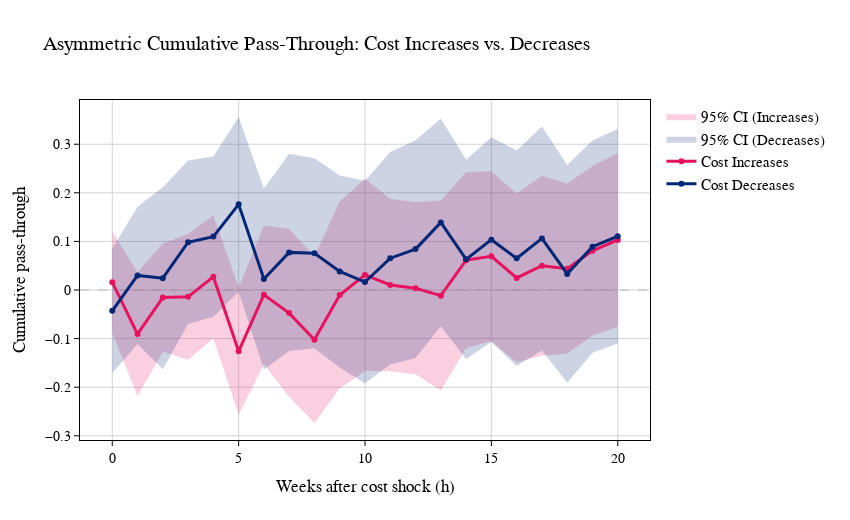

The cell this chart's notebook holds for it:
### Code cell
# =============================================================================
# Asymmetric Cumulative Pass-Through Curves
# =============================================================================

beta_pos = m_asym.params[lag_pos].values
beta_neg = m_asym.params[lag_neg].values

cumulative_pt_pos = np.cumsum(beta_pos)
cumulative_pt_neg = np.cumsum(beta_neg)

# Standard errors for cumulative effects
vcov = m_asym.cov_params()

vcov_pos = vcov.loc[lag_pos, lag_pos]
cumulative_se_pos = np.array([
    np.sqrt(np.ones(h + 1) @ vcov_pos.iloc[: h + 1, : h + 1] @ np.ones(h + 1))
    for h in range(K + 1)
])

vcov_neg = vcov.loc[lag_neg, lag_neg]
cumulative_se_neg = np.array([
    np.sqrt(np.ones(h + 1) @ vcov_neg.iloc[: h + 1, : h + 1] @ np.ones(h + 1))
    for h in range(K + 1)
])

# 95% CIs
ci_pos_lower = cumulative_pt_pos - 1.96 * cumulative_se_pos
ci_pos_upper = cumulative_pt_pos + 1.96 * cumulative_se_pos
ci_neg_lower = cumulative_pt_neg - 1.96 * cumulative_se_neg
ci_neg_upper = cumulative_pt_neg + 1.96 * cumulative_se_neg

# Plot
horizons = np.arange(K + 1)

fig = go.Figure()

# CI for cost increases
fig.add_trace(
    go.Scatter(
        x=np.concatenate([horizons, horizons[::-1]]),
        y=np.concatenate([ci_pos_upper, ci_pos_lower[::-1]]),
        fill="toself",
        fillcolor="rgba(231, 17, 94, 0.2)",
        line=dict(color="rgba(255,255,255,0)"),
        showlegend=True,
        name="95% CI (Increases)",
        hoverinfo="skip",
    )
)

# CI for cost decreases
fig.add_trace(
    go.Scatter(
        x=np.concatenate([horizons, horizons[::-1]]),
        y=np.concatenate([ci_neg_upper, ci_neg_lower[::-1]]),
        fill="toself",
        fillcolor="rgba(0, 38, 118, 0.2)",
        line=dict(color="rgba(255,255,255,0)"),
        showlegend=True,
        name="95% CI (Decreases)",
        hoverinfo="skip",
    )
)

# Point estimates
fig.add_trace(
    go.Scatter(
        x=horizons,
        y=cumulative_pt_pos,
        mode="lines+markers",
        name="Cost Increases",
        line=dict(color=MEDIUM_ROSE, width=3),
        marker=dict(size=6, color=MEDIUM_ROSE),
    )
)

fig.add_trace(
    go.Scatter(
        x=horizons,
        y=cumulative_pt_neg,
        mode="lines+markers",
        name="Cost Decreases",
        line=dict(color=BERKELEY_BLUE, width=3),
        marker=dict(size=6, color=BERKELEY_BLUE),
    )
)

fig.add_hline(y=0, line_dash="dash", line_color="gray", line_width=1.5)

fig.update_layout(
    title="Asymmetric Cumulative Pass-Through: Cost Increases vs. Decreases",
    xaxis_title="Weeks after cost shock (h)",
    yaxis_title="Cumulative pass-through",
    font=dict(family="Times New Roman", size=14, color="black"),
    template="simple_white",
    xaxis=dict(
        showgrid=True, gridcolor="lightgray", zeroline=False,
        linecolor="black", linewidth=1, mirror=True,
        ticks="outside", tickwidth=1, tickcolor="black",
    ),
    yaxis=dict(
        showgrid=True, gridcolor="lightgray", zeroline=False,
        linecolor="black", linewidth=1, mirror=True,
        ticks="outside", tickwidth=1, tickcolor="black",
    ),
    legend=dict(
        x=1.02, y=1, xanchor="left", yanchor="top",
        font=dict(size=15), bgcolor="rgba(255,255,255,0)", bordercolor="rgba(0,0,0,0)",
    ),
    margin=dict(r=200),
    width=850,
    height=520,
)

fig.show()
fig.write_image(PLOT_FOLDER / f"Asymmetric_PassThrough_{K}.png")

### Figure 1 — Plotly figure (JSON) as saved in the notebook; plotly's stock layout.template omitted (floating-point values rounded to 4 significant figures)
{"data": [{"fill": "toself", "fillcolor": "rgba(231, 17, 94, 0.2)", "hoverinfo": "skip", "line": {"color": "rgba(255,255,255,0)"}, "name": "95% CI (Increases)", "showlegend": true, "type": "scatter", "x": [0, 1, 2, 3, 4, 5, 6, 7, 8, 9, 10, 11, 12, 13, 14, 15, 16, 17, 18, 19, 20, 20, 19, 18, 17, 16, 15, 14, 13, 12, 11, 10, 9, 8, 7, 6, 5, 4, 3, 2, 1, 0], "y": [0.1209, 0.03656, 0.0959, 0.1154, 0.1539, 0.004799, 0.133, 0.1253, 0.06885, 0.182, 0.2289, 0.1878, 0.1808, 0.1838, 0.2423, 0.2444, 0.1983, 0.2351, 0.2189, 0.2549, 0.2815, -0.07539, -0.09384, -0.1313, -0.1352, -0.1485, -0.1056, -0.1193, -0.2069, -0.1734, -0.1671, -0.1669, -0.2025, -0.2737, -0.2204, -0.1525, -0.2569, -0.09937, -0.1434, -0.1272, -0.2179, -0.08855]}, {"fill": "toself", "fillcolor": "rgba(0, 38, 118, 0.2)", "hoverinfo": "skip", "line": {"color": "rgba(255,255,255,0)"}, "name": "95% CI (Decreases)", "showlegend": true, "type": "scatter", "x": [0, 1, 2, 3, 4, 5, 6, 7, 8, 9, 10, 11, 12, 13, 14, 15, 16, 17, 18, 19, 20, 20, 19, 18, 17, 16, 15, 14, 13, 12, 11, 10, 9, 8, 7, 6, 5, 4, 3, 2, 1, 0], "y": [0.08511, 0.1711, 0.2114, 0.2664, 0.2748, 0.356, 0.209, 0.2803, 0.271, 0.2354, 0.2246, 0.2842, 0.3082, 0.3526, 0.2683, 0.3143, 0.2868, 0.3363, 0.2573, 0.3076, 0.3315, -0.1103, -0.1292, -0.191, -0.1238, -0.1566, -0.1072, -0.142, -0.07452, -0.1398, -0.1532, -0.1919, -0.1592, -0.1197, -0.1255, -0.1636, -0.003526, -0.05504, -0.06984, -0.1629, -0.1109, -0.1709]}, {"line": {"color": "#E7115E", "width": 3}, "marker": {"color": "#E7115E", "size": 6}, "mode": "lines+markers", "name": "Cost Increases", "type": "scatter", "x": [0, 1, 2, 3, 4, 5, 6, 7, 8, 9, 10, 11, 12, 13, 14, 15, 16, 17, 18, 19, 20], "y": [0.01615, -0.09069, -0.01562, -0.014, 0.02725, -0.1261, -0.009751, -0.04755, -0.1024, -0.01025, 0.03099, 0.01033, 0.003694, -0.01156, 0.06149, 0.06938, 0.0249, 0.04996, 0.04378, 0.08055, 0.1031]}, {"line": {"color": "#002676", "width": 3}, "marker": {"color": "#002676", "size": 6}, "mode": "lines+markers", "name": "Cost Decreases", "type": "scatter", "x": [0, 1, 2, 3, 4, 5, 6, 7, 8, 9, 10, 11, 12, 13, 14, 15, 16, 17, 18, 19, 20], "y": [-0.04289, 0.03008, 0.02425, 0.09827, 0.1099, 0.1762, 0.0227, 0.0774, 0.07564, 0.0381, 0.01638, 0.06548, 0.08416, 0.1391, 0.06312, 0.1036, 0.06511, 0.1062, 0.03316, 0.08919, 0.1106]}], "layout": {"font": {"color": "black", "family": "Times New Roman", "size": 14}, "height": 520, "legend": {"bgcolor": "rgba(255,255,255,0)", "bordercolor": "rgba(0,0,0,0)", "font": {"size": 15}, "x": 1.02, "xanchor": "left", "y": 1, "yanchor": "top"}, "margin": {"r": 200}, "shapes": [{"line": {"color": "gray", "dash": "dash", "width": 1.5}, "type": "line", "x0": 0, "x1": 1, "xref": "x domain", "y0": 0, "y1": 0, "yref": "y"}], "title": {"text": "Asymmetric Cumulative Pass-Through: Cost Increases vs. Decreases"}, "width": 850, "xaxis": {"gridcolor": "lightgray", "linecolor": "black", "linewidth": 1, "mirror": true, "showgrid": true, "tickcolor": "black", "ticks": "outside", "tickwidth": 1, "title": {"text": "Weeks after cost shock (h)"}, "zeroline": false}, "yaxis": {"gridcolor": "lightgray", "linecolor": "black", "linewidth": 1, "mirror": true, "showgrid": true, "tickcolor": "black", "ticks": "outside", "tickwidth": 1, "title": {"text": "Cumulative pass-through"}, "zeroline": false}}}
